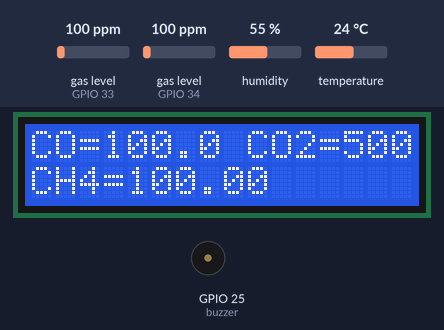
A sketch run on a simulated ESP32. Shown: 16×2 character LCD, buzzer (waves = sounding, pin HIGH). The inputs (shaded band) are chosen by the test bench; at power-on: gas level (sensors on GPIO 33, GPIO 34) 100 ppm, humidity 55 %, temperature 24 °C (analog values on the 0–4095 scale). What the sketch prints to the serial monitor is not drawn.

Above: at 1.2 s.
1.3 s: gas level (sensor on GPIO 33) set to 20 ppm
At 3.5 s:
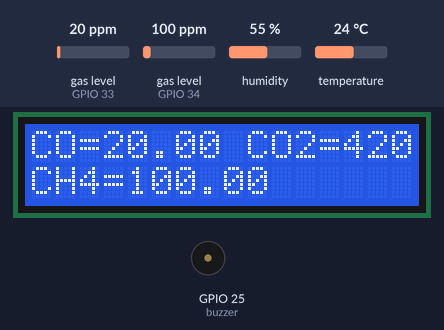
7.5 s: gas level (sensor on GPIO 34) set to 105 ppm
At 8.1 s:
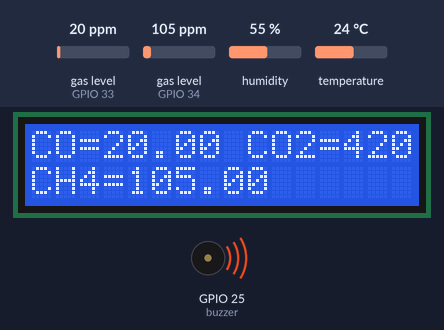
13.7 s: gas level (sensor on GPIO 33) set to 250 ppm
At 15.6 s:
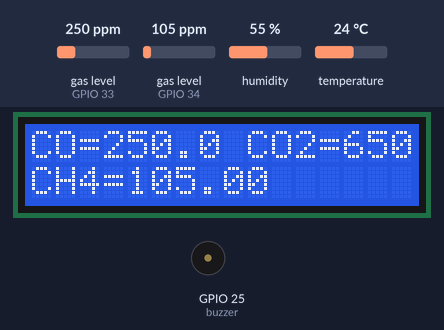
16.2 s: gas level (sensor on GPIO 34) set to 20 ppm
At 18.4 s:
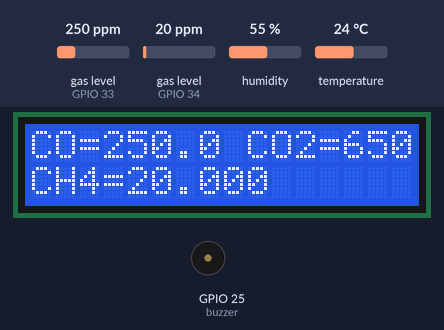
21.4 s: gas level (sensor on GPIO 33) set to 500 ppm
At 25.1 s:
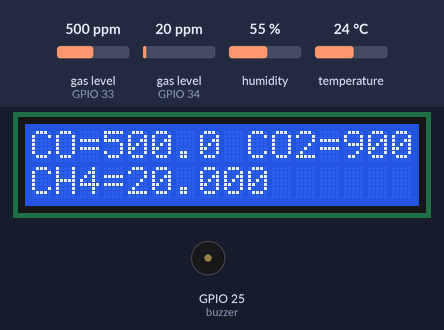
Timing chart, 0 to 26.4 s (numbered marks = the images above; inputs shaded):
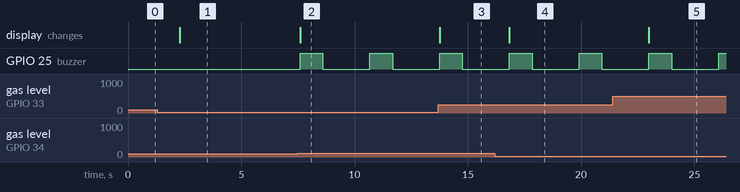

The sketch:

New_code.ino
```cpp
#include <WiFi.h>
#include <ESPAsyncWebServer.h>
#include <AsyncWebSocket.h>
#include "DHT.h"
#include <MQUnifiedsensor.h>
#include <LiquidCrystal.h>
#include <LiquidCrystal_I2C.h>

//Settings related to mqunified library
#define board "ESP32"
#define Voltage_Resolution 5
#define mq135pin 33
#define mq135type "MQ-135"
#define ADC_Bit_Resolution 12
#define RatioMQ135CleanAir 3.6
#define mq2pin 34
#define mq2type "MQ-2"
#define RatioMQ2CleanAir 9.83

const int buzzer = 25;

// set the LCD number of columns and rows
int lcdColumns = 16;
int lcdRows = 2;

// set LCD address, number of columns and rows
// if you don't know your display address, run an I2C scanner sketch
LiquidCrystal_I2C lcd(0x27, lcdColumns, lcdRows);

MQUnifiedsensor MQ135(board, Voltage_Resolution, ADC_Bit_Resolution, mq135pin, mq135type);
MQUnifiedsensor MQ2(board, Voltage_Resolution, ADC_Bit_Resolution, mq2pin, mq2type);

// Wi-Fi access point credentials
const char* ssid = "Rover_4.3_Readings";
const char* password = "12345678";

// WebSocket server port
const uint16_t webSocketPort = 8080;

// Create an instance of the web server and WebSocket server
AsyncWebServer server(80);
AsyncWebSocket webSocket("/ws");

// Sensor pins
// const uint8_t mq2SensorPin = 34;   // Change this to the MQ2 sensor pin
// const uint8_t mq135SensorPin = 33; // Change this to the MQ135 sensor pin
#define DHT11PIN 32  // Change this to the LM35 sensor pin

DHT dht(DHT11PIN, DHT11);

// Variables to store sensor values
int mq2Value = 0;
int mq135Value = 0;
int dhtValue = 0;

// Callback function when WebSocket client connects
void onWebSocketEvent(AsyncWebSocket* server, AsyncWebSocketClient* client, AwsEventType type, void* arg, uint8_t* data, size_t len) {
  // WebSocket event handling code as before
  if (type == WS_EVT_CONNECT) {
    Serial.println("[WebSocket] Client connected!");
  } else if (type == WS_EVT_DISCONNECT) {
    Serial.println("[WebSocket] Client disconnected!");
  } else if (type == WS_EVT_DATA) {
    Serial.print("[WebSocket] Message received: ");
    for (size_t i = 0; i < len; i++) {
      Serial.print((char)data[i]);
    }
    Serial.println();
    // Process the received message here as needed
  }
}

//Caliberating mq2
void calibrateSensor() {
  Serial.print("Calibrating please wait.");
  float calcR0 = 0;
  for (int i = 1; i <= 10; i++) {
    MQ135.update();
    calcR0 += MQ135.calibrate(RatioMQ135CleanAir);
    Serial.print(".");
  }
  MQ135.setR0(calcR0 / 10);
  Serial.println("  done!.");

  if (isinf(calcR0)) {
    Serial.println("Warning: Connection issue, R0 is infinite (Open circuit detected) please check your wiring and supply");
    while (1);
  }

  if (calcR0 == 0) {
    Serial.println("Warning: Connection issue found, R0 is zero (Analog pin shorts to ground) please check your wiring and supply");
    while (1);
  }
}

void printHeader() {
  Serial.println("* Values from MQ-135 ***");
  Serial.println("|    CO   |  Alcohol |   CO2  |  Toluen  |  NH4  |  Aceton  |");
}

void initializeMQ2()
{
    MQ2.init();
}

void calibrateMQ2()
{
    Serial.print("Calibrating please wait.");
    float calcR0 = 0;
    for (int i = 1; i <= 10; i++)
    {
        MQ2.update(); // Update data, the arduino will read the voltage from the analog pin
        calcR0 += MQ2.calibrate(RatioMQ2CleanAir);
        Serial.print(".");
    }
    MQ2.setR0(calcR0 / 10);
    Serial.println("  done!.");

    if (isinf(calcR0))
    {
        Serial.println("Warning: Conection issue, R0 is infinite (Open circuit detected) please check your wiring and supply");
        while (1)
            ;
    }
    if (calcR0 == 0)
    {
        Serial.println("Warning: Conection issue found, R0 is zero (Analog pin shorts to ground) please check your wiring and supply");
        while (1)
            ;
    }
}

// void readMQ2()
// {
//     MQ2.update();     // Update data, the arduino will read the voltage from the analog pin
//     MQ2.readSensor(); // Sensor will read PPM concentration using the model, a and b values set previously or from the setup
// }

void printMQ2Data()
{
    MQ2.serialDebug(); // Will print the table on the serial port
}

void setup() {
  Serial.begin(115200);

  // WiFi.softAP(ssid, password);
  // IPAddress IP = WiFi.softAPIP();
  // Serial.print("AP IP address: ");
  // Serial.println(IP);

  //Starting dht sensor
  dht.begin();

  pinMode(25, OUTPUT);

  lcd.init();
  // turn on LCD backlight
  lcd.backlight();

  //Starting mq135
  MQ135.setRegressionMethod(1);
  MQ135.init();
  calibrateSensor();
  printHeader();

  //Starting mq2
  MQ2.setRegressionMethod(1); //_PPM =  a*ratio^b
  MQ2.setA(574.25);
  MQ2.setB(-2.222); // Configure the equation to calculate LPG concentration

  initializeMQ2();
  calibrateMQ2();

  MQ2.serialDebug(true);

  //Create Wi-Fi access point
  WiFi.softAP(ssid, password);
  IPAddress IP = WiFi.softAPIP();
  Serial.print("AP IP address: ");
  Serial.println(IP);

  // Initialize the web server
  server.begin();

  // Route for serving the web page
  server.on("/", HTTP_GET, [](AsyncWebServerRequest* request) {
    String html = "<html>\
      <head>\
      <meta name='viewport' content='width=device-width, initial-scale=1.0'>\
    <style>\
      * {\
      box-sizing: border-box;\
    }\
    body {\
      font-family: Arial, sans-serif;\
      margin: 0;\
      padding: 20px;\
      background-color: #f1f1f1;\
    }\
    .container {\
      display: flex;\
      flex-wrap: wrap;\
      justify-content: center;\
      align-items: center;\
      gap: 20px;\
      max-width: 100%;\
      max-height: 100vh;\
      margin: 0 auto;\
      padding: 20px;\
      box-sizing: border-box;\
    }\
    .card {\
      flex: 0 0 200px;\
      width: 100%;\
      max-width: 200px;\
      border-radius: 10px;\
      background-image: linear-gradient(rgb(3, 45, 196), rgb(23, 165, 99));\
      box-shadow: 0 0 10px rgba(0, 0, 0, 0.2);\
      display: flex;\
      flex-direction: column;\
      justify-content: center;\
      align-items: center;\
      padding: 20px;\
      text-align: center;\
      transition: transform 0.3s;\
      box-sizing: border-box;\
    }\
    .card:hover {\
      transform: scale(1.05);\
    }\
    .card-icon {\
      font-size: 60px;\
      color: #ff6b6b;\
      margin-bottom: 10px;\
      transition: color 0.3s;\
    }\
    .card:hover .card-icon {\
      color: #ff3b3b;\
    }\
    .card-value {\
      font-size: 36px;\
      font-weight: bold;\
      color: #333;\
      margin-bottom: 10px;\
    }\
    .card-label {\
      font-size: 22px;\
      color: #ffffff;\
    }\
    .card:hover .card-label {\
      color: #e0f805;\
    }\
    .container_2 {\
      width: 100%;\
      min-height: 100vh;\
      display: flex;\
      align-items: center;\
      justify-content: center;\
    }\
    .btn {\
      padding: 10px 10px;\
      background: #fff;\
      border: 0;\
      outline: none;\
      cursor: pointer;\
      font-size: 22px;\
      font-weight: 200;\
      border-radius: 30px;\
    }\
    .popup {\
      width: 400px;\
      max-width: 90%;\
      background: #fff;\
      border: 5px #ff3b3b solid;\
      border-radius: 6px;\
      position: absolute;\
      top: 50%;\
      left: 50%;\
      transform: translate(-50%, -50%) scale(0.1);\
      text-align: center;\
      padding: 0 30px 30px;\
      color: #333;\
      visibility: hidden;\
      transition: transform 0.4s, top 0.4s;\
    }\
    .open-popup {\
      visibility: visible;\
      top: 50%;\
      transform: translate(-50%, -50%) scale(1);\
    }\
    .popup h2 {\
      font-size: 38px;\
      font-weight: 1000;\
      margin: 30px 10px;\
      color: #ff3b3b;\
      text-transform: uppercase;\
    }\
    .popup button {\
      width: 100%;\
      margin-top: 50px;\
      padding: 10px 0;\
      background: #ff3b3b;\
      color: #fff;\
      border: 0;\
      outline: none;\
      font-size: 18px;\
      border-radius: 4px;\
      cursor: pointer;\
      box-shadow: 0 5px 5px rgba(0, 0, 0, 0.2);\
    }\
        </style>\
      </head>\
      <body class=\'noselect\' align=\'center\' style=\'background-image:linear-gradient(rgb(0, 24, 109),rgb(95, 18, 95))\'>\
        <div class=\"container\">\
          <div class=\"card\">\
            <svg xmlns=\"http://www.w3.org/2000/svg\" height=\"10em\" viewBox=\"0 0 384 512\"><!--! Font Awesome Free 6.4.0 by @fontawesome - https://fontawesome.com License - https://fontawesome.com/license (Commercial License) Copyright 2023 Fonticons, Inc. --><style>svg{fill:#000000}</style><path d=\"M153.6 29.9l16-21.3C173.6 3.2 180 0 186.7 0C198.4 0 208 9.6 208 21.3V43.5c0 13.1 5.4 25.7 14.9 34.7L307.6 159C356.4 205.6 384 270.2 384 337.7C384 434 306 512 209.7 512H192C86 512 0 426 0 320v-3.8c0-48.8 19.4-95.6 53.9-130.1l3.5-3.5c4.2-4.2 10-6.6 16-6.6C85.9 176 96 186.1 96 198.6V288c0 35.3 28.7 64 64 64s64-28.7 64-64v-3.9c0-18-7.2-35.3-19.9-48l-38.6-38.6c-24-24-37.5-56.7-37.5-90.7c0-27.7 9-54.8 25.6-76.9z\"/>\
            </svg>\
            <div class=\"card-value\" id=\"mq2Value\"></div>\
            <div class=\"card-label\">Gas Level</div>\
          </div>\
          <div class=\"card\">\
            <svg xmlns=\"http://www.w3.org/2000/svg\" viewBox=\"0 0 24 24\"><path d=\"M12 23C16.1421 23 19.5 19.6421 19.5 15.5C19.5 14.6345 19.2697 13.8032 19 13.0296C17.3333 14.6765 16.0667 15.5 15.2 15.5C19.1954 8.5 17 5.5 11 1.5C11.5 6.49951 8.20403 8.77375 6.86179 10.0366C5.40786 11.4045 4.5 13.3462 4.5 15.5C4.5 19.6421 7.85786 23 12 23ZM12.7094 5.23498C15.9511 7.98528 15.9666 10.1223 13.463 14.5086C12.702 15.8419 13.6648 17.5 15.2 17.5C15.8884 17.5 16.5841 17.2992 17.3189 16.9051C16.6979 19.262 14.5519 21 12 21C8.96243 21 6.5 18.5376 6.5 15.5C6.5 13.9608 7.13279 12.5276 8.23225 11.4932C8.35826 11.3747 8.99749 10.8081 9.02477 10.7836C9.44862 10.4021 9.7978 10.0663 10.1429 9.69677C11.3733 8.37932 12.2571 6.91631 12.7094 5.23498Z\"></path></svg>\
            <div class=\"card-value\" id=\"CO2Value\"></div>\
          <div class=\"card-label\">Carbon Dioxide</div>\
          </div>\
          <div class=\"card\">\
            <svg xmlns=\"http://www.w3.org/2000/svg\" height=\"10em\" viewBox=\"0 0 384 512\"><!--! Font Awesome Free 6.4.0 by @fontawesome - https://fontawesome.com License - https://fontawesome.com/license (Commercial License) Copyright 2023 Fonticons, Inc. --><path d=\"M192 512C86 512 0 426 0 320C0 228.8 130.2 57.7 166.6 11.7C172.6 4.2 181.5 0 191.1 0h1.8c9.6 0 18.5 4.2 24.5 11.7C253.8 57.7 384 228.8 384 320c0 106-86 192-192 192zM96 336c0-8.8-7.2-16-16-16s-16 7.2-16 16c0 61.9 50.1 112 112 112c8.8 0 16-7.2 16-16s-7.2-16-16-16c-44.2 0-80-35.8-80-80z\"/></svg>\
            <div class=\"card-value\" id=\"hum\"></div>\
            <div class=\"card-label\">Humidity</div>\
          </div>\
          <div class=\"card\">\
            <svg xmlns=\"http://www.w3.org/2000/svg\" height=\"10em\" viewBox=\"0 0 512 512\"><style>svg{fill:#000000}</style><path d=\"M416 64a32 32 0 1 1 0 64 32 32 0 1 1 0-64zm0 128A96 96 0 1 0 416 0a96 96 0 1 0 0 192zM96 112c0-26.5 21.5-48 48-48s48 21.5 48 48V276.5c0 17.3 7.1 31.9 15.3 42.5C217.8 332.6 224 349.5 224 368c0 44.2-35.8 80-80 80s-80-35.8-80-80c0-18.5 6.2-35.4 16.7-48.9C88.9 308.4 96 293.8 96 276.5V112zM144 0C82.1 0 32 50.2 32 112V276.5c0 .1-.1 .3-.2 .6c-.2 .6-.8 1.6-1.7 2.8C11.2 304.2 0 334.8 0 368c0 79.5 64.5 144 144 144s144-64.5 144-144c0-33.2-11.2-63.8-30.1-88.1c-.9-1.2-1.5-2.2-1.7-2.8c-.1-.3-.2-.5-.2-.6V112C256 50.2 205.9 0 144 0zm0 416c26.5 0 48-21.5 48-48c0-20.9-13.4-38.7-32-45.3V112c0-8.8-7.2-16-16-16s-16 7.2-16 16V322.7c-18.6 6.6-32 24.4-32 45.3c0 26.5 21.5 48 48 48z\"/></svg>\
            <div class=\"card-value\" id=\"lm35Value\"></div>\
            <div class=\"card-label\">Temperature</div>\
          </div>\
          </div>\
          <!--Popup-->\
        <div class='container_2'>\
          <div class='popup' id='popup'>\
            <h2>Warning</h2>\
            <p id='warningName'></p>\
            <button type='button' onclick='closePopup()'>Ok</button>\
          </div>\
        </div>\
      <script>\
      let popup = document.getElementById('popup');\
        function openPopup() {\
            popup.classList.add('open-popup');\
        }\
        function closePopup() {\
            popup.classList.remove('open-popup');\
        }\
      var socket = new WebSocket('ws://' + window.location.hostname + ':' + window.location.port + '/ws');\
      socket.onmessage = function(event) {\
        var sensorData = event.data.split(',');\
        document.getElementById('mq2Value').textContent = sensorData[0];\
        var lpgas = sensorData[0];\
        if (parseFloat(sensorData[0]) > 10000.00) {\
          openPopup();\
          popup.querySelector('p').textContent = 'Gas level is above the acceptable limit.';\
        }\
        \
        document.getElementById('CO2Value').textContent = sensorData[1];\
        var CO2 = sensorData[1];\
        if (parseFloat(sensorData[1]) > 5000.00) {\
          openPopup();\
          popup.querySelector('p').textContent = 'Carbon Daoxide level is above the acceptable limit.';\
        }\
        document.getElementById('lm35Value').textContent = sensorData[2];\
        var temp = sensorData[2];\
        if (parseFloat(sensorData[2]) > 40.00 || sensorData[2]<18.00) {\
          openPopup();\
          popup.querySelector('p').textContent = 'Temperature is above the acceptable limit.';\
        }\
        document.getElementById('hum').textContent = sensorData[3];\
        var hum = sensorData[3];\
      };\
    </script>\
    </body>\
    </html>";
    request->send(200, "text/html", html);
  });

  // Add the WebSocket server to the web server
  server.addHandler(&webSocket);

  // Assign callback functions for WebSocket events
  webSocket.onEvent(onWebSocketEvent);

  // Set ADC resolution (9, 10, 11, or 12 bits)
  analogReadResolution(12);
}

void loop() {
  // Read sensor values
  //mq2Value = analogRead(mq2SensorPin);
  //Serial.print(mq2Value);
  Serial.print(" ");
  // mq135Value = analogRead(mq135SensorPin);

  //Read DHT Values
  float humi = dht.readHumidity();
  float temp = dht.readTemperature();

  // Serial.print(temp);
  // Serial.print(" | ");
  // Serial.print(humi);
  // Serial.print(" | ");
  // Serial.println("");

  //Read MQ135 Values
  MQ135.update();

  MQ135.setA(605.18);
  MQ135.setB(-3.937);
  float CO = MQ135.readSensor();

  MQ135.setA(110.47);
  MQ135.setB(-2.862);
  float CO2 = MQ135.readSensor();

  MQ135.setA(102.2);
  MQ135.setB(-2.473);
  float NH4 = MQ135.readSensor();

  Serial.print("|   ");

  Serial.print(CO2 + 400);
  Serial.print("   |   ");
  Serial.println(" ");

  lcd.setCursor(0, 0);
  lcd.print("CO=");
  lcd.setCursor(3, 0);
  lcd.print(CO);
  Serial.print("CO = ");
  Serial.println(CO);

  lcd.setCursor(8, 0);
  lcd.print(" CO2=");
  lcd.setCursor(13, 0);
  lcd.print(CO2 + 400);

  lcd.setCursor(0, 1);
  lcd.print("NH4=");
  lcd.setCursor(4, 1);
  lcd.print(NH4);
  Serial.print("NH4 = ");
  Serial.println(NH4);

  //Read MQ2 Values
  MQ2.update();     // Update data, the arduino will read the voltage from the analog pin
  float mq2Value = MQ2.readSensor();
  //printMQ2Data();

  lcd.setCursor(0, 2);
  lcd.print("CH4=");

  lcd.setCursor(4, 2);
  lcd.print(mq2Value);
  Serial.print("CH4 = ");
  Serial.println(mq2Value);

  lcd.setCursor(20, 1);
  lcd.print("Temp=");
  lcd.setCursor(26, 1);
  lcd.print(temp);

// Buzzer
  if (CO > 400 || CO2 > 10000 || NH4 > 100 || mq2Value > 100){
    digitalWrite(buzzer, HIGH);
    delay(1000);
    digitalWrite(buzzer, LOW);
    delay (1000);
  } else {
    digitalWrite(buzzer, LOW);
  }

  // Send sensor values to WebSocket clients
  String message = String(mq2Value) + "," + String(CO2) + "," + String(temp) + "," + String(humi);
  webSocket.textAll(message);

  // Other code as before
  webSocket.cleanupClients();
  delay(1000);
}
```

Measured:
- the behaviour switches between 100 and 101 ppm on gas level (sensor on GPIO 34) (found by bisection; images 1 and 2)
- after the input at 1.3 s, the display: changes after 0.99 s (image 1)
- after the input at 7.5 s, GPIO 25 (buzzer): alternates HIGH for 1.0 s and LOW for 2.1 s, starting after 0.10 s; the display: changes after 0.10 s (image 2)
- after the input at 13.7 s, the display: changes after 0.06 s (image 3)
- after the input at 16.2 s, the display: changes after 0.64 s (image 4)
- after the input at 21.4 s, the display: changes after 1.6 s (image 5)
